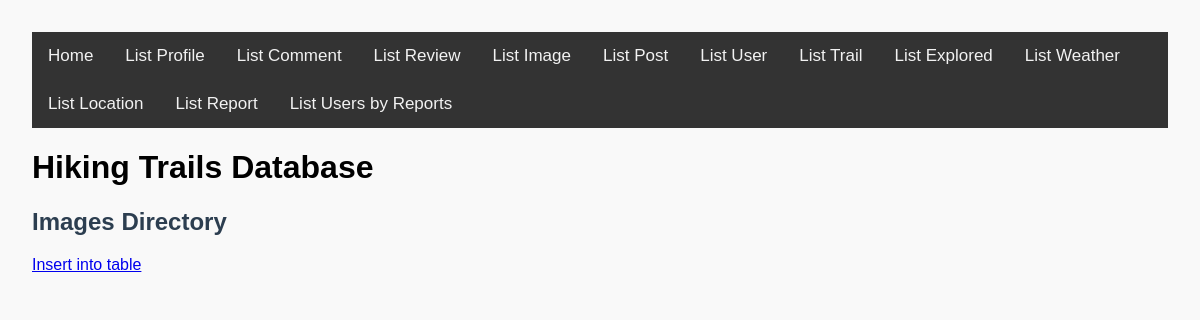
Before: /list_image.php with the older database file.
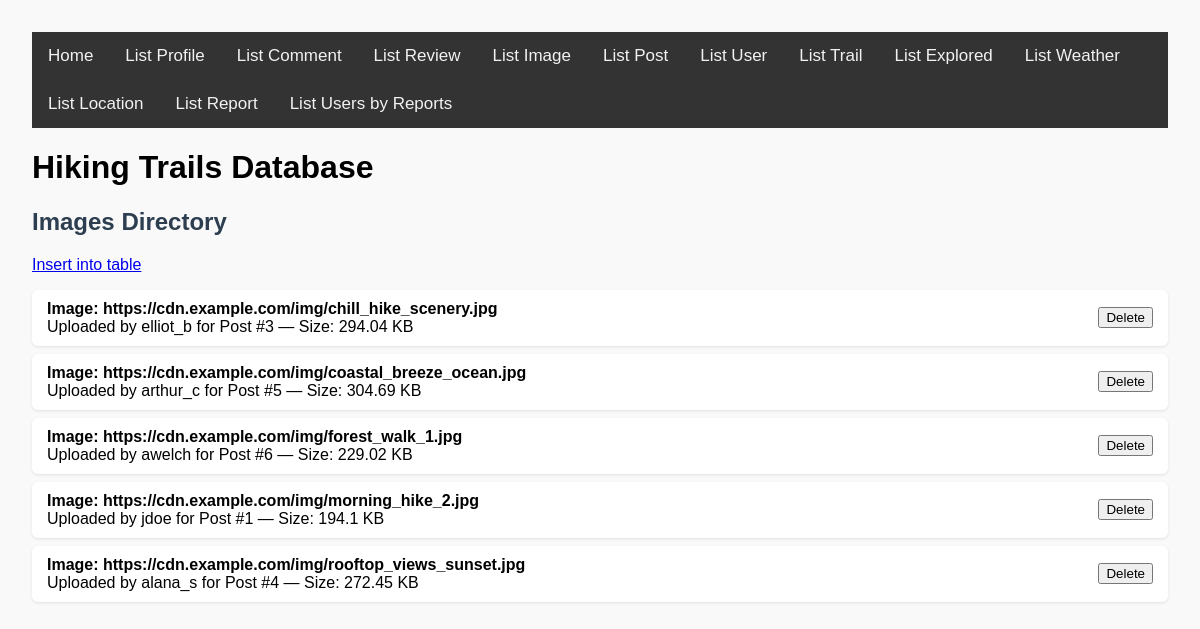
After: the same page with the newer database file.
### tables this page shows
CREATE TABLE `image` (
  `ImageURL` varchar(255) NOT NULL PRIMARY KEY 
    COMMENT 'URLs can theoretically be longer, 
      but our image CDN is assumed to not generate URLs that exceed 255 chars',
  `Username` varchar(64) NOT NULL,
  `PostID` int(11) NOT NULL,
  `FileSize` int(11) UNSIGNED NOT NULL COMMENT 'File size in bytes',
  `UploadedAt` datetime NOT NULL DEFAULT CURRENT_TIMESTAMP,
  FOREIGN KEY (`Username`) REFERENCES `profile`(`Username`) ON DELETE CASCADE,
  FOREIGN KEY (`PostID`) REFERENCES `post`(`PostID`) ON DELETE CASCADE
);

### list_image.php (the view, shortened to what this page needs)
<?php
require_once 'render.php';
?>
<!DOCTYPE html>
<html lang="en">
<head>
    <link rel="stylesheet" href="base.css">
</head>
<body>
<?php require_once 'header.inc.php'; ?>
<div>
    <h2>Images Directory</h2>
    <a href="./insert.php?table=image">Insert into table</a>
    <?php
    $conn = new mysqli($servername, $username, $password, $database, $port, $socket);
    $sql = "SELECT ImageURL, Username, PostID, FileSize FROM image";
    $stmt = $conn->prepare($sql);
    $stmt->execute();
    render_rows(
        $stmt,
        function ($image_url, $username, $post_id, $file_size) {
            return get_row_title("Image: $image_url") . "<br>" .
                   get_row_sub("Uploaded by $username for Post #$post_id — Size: " . round($file_size / 1024, 2) . " KB");
        },
        "ImageURL",
        "image",
        false,
        $image_url, $username, $post_id, $file_size
    );
    ?>
</div>
</body>
</html>

### render.php (shortened to what this page needs)
<?php
function render_rows(
    mysqli_stmt $stmt,
    callable $get_row_func,
    string $primary_key_column,
    string $table_name,
    bool $is_composite = false,
    &$bound_var,
    &...$bound_vars
): void {
    $stmt->execute();
    $stmt->bind_result($bound_var, ...$bound_vars);
    $rows = [];
    while ($stmt->fetch()) {
        $row = [$bound_var];
        foreach ($bound_vars as $var) {
            $row[] = $var;
        }
        $rows[] = $row;
    }
    echo "<ul class='row-list'>";
    foreach ($rows as $row_data) {
        $clean_var = htmlspecialchars($row_data[0]);
        $form_fields = "";
        $row_id = $clean_var;
        echo "<li style='display: flex; justify-content: space-between; align-items: center; flex-direction: row;'>
            <div>" . $get_row_func(...$row_data) . "</div>";
        if (!empty($primary_key_column)) {
            echo "<form method='POST' style='margin-left: 1em;' onsubmit=\"return confirm('Delete this row?');\">
                <input type='hidden' name='row_id' value='" . $row_id . "'>
                <input type='hidden' name='table' value='" . $table_name . "'>
                $form_fields
                <button type='submit' class='delete-btn'>Delete</button>
            </form>";
        }
        echo "</li>";
    }
    echo "</ul>";
}
function get_row_title(string $column_data): string {
    return "<strong>" . $column_data . "</strong>";
}
function get_row_sub(string $column_data): string {
    return  $column_data;
}
?>

Changed rows visible on the page:
added image: column_data "Image: https://cdn.example.com/img/chill_hike_scenery.jpg", file_size "Uploaded by elliot_b for Post #3 — Size: 294.04 KB"
added image: column_data "Image: https://cdn.example.com/img/coastal_breeze_ocean.jpg", file_size "Uploaded by arthur_c for Post #5 — Size: 304.69 KB"
added image: column_data "Image: https://cdn.example.com/img/forest_walk_1.jpg", file_size "Uploaded by awelch for Post #6 — Size: 229.02 KB"
added image: column_data "Image: https://cdn.example.com/img/morning_hike_2.jpg", file_size "Uploaded by jdoe for Post #1 — Size: 194.1 KB"
added image: column_data "Image: https://cdn.example.com/img/rooftop_views_sunset.jpg", file_size "Uploaded by alana_s for Post #4 — Size: 272.45 KB"
